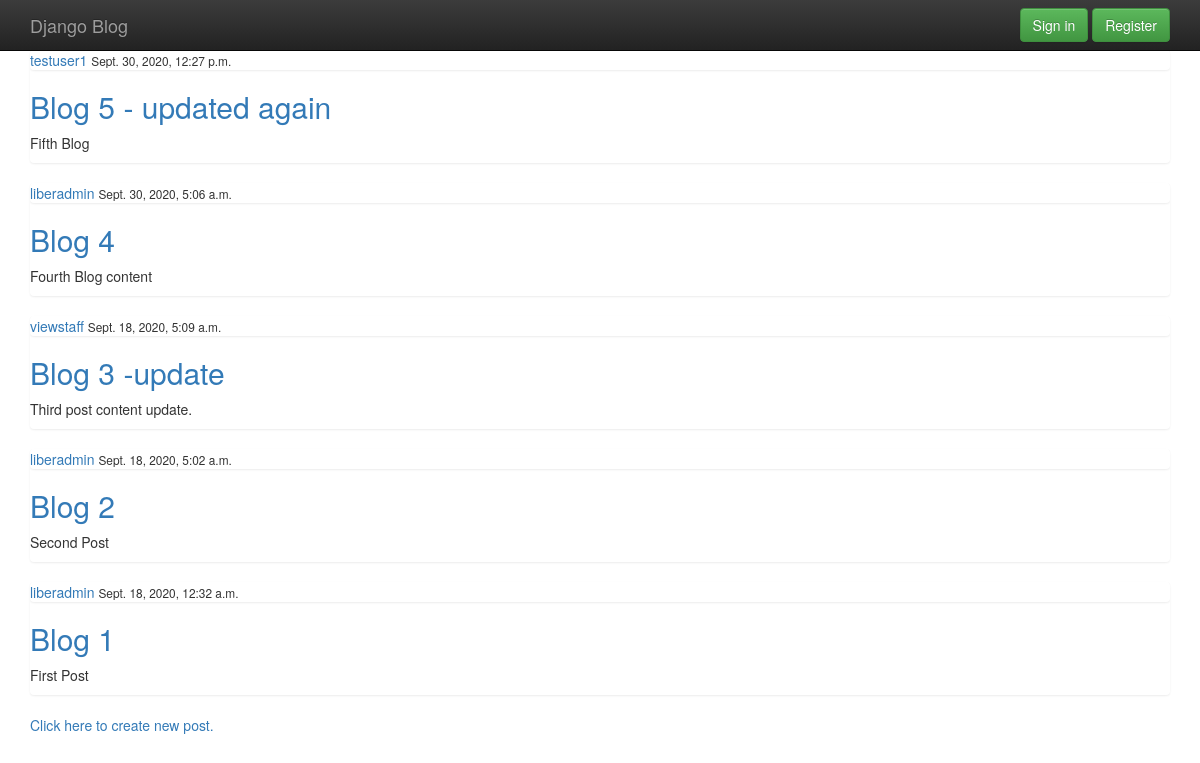
The app's page /business, older data.
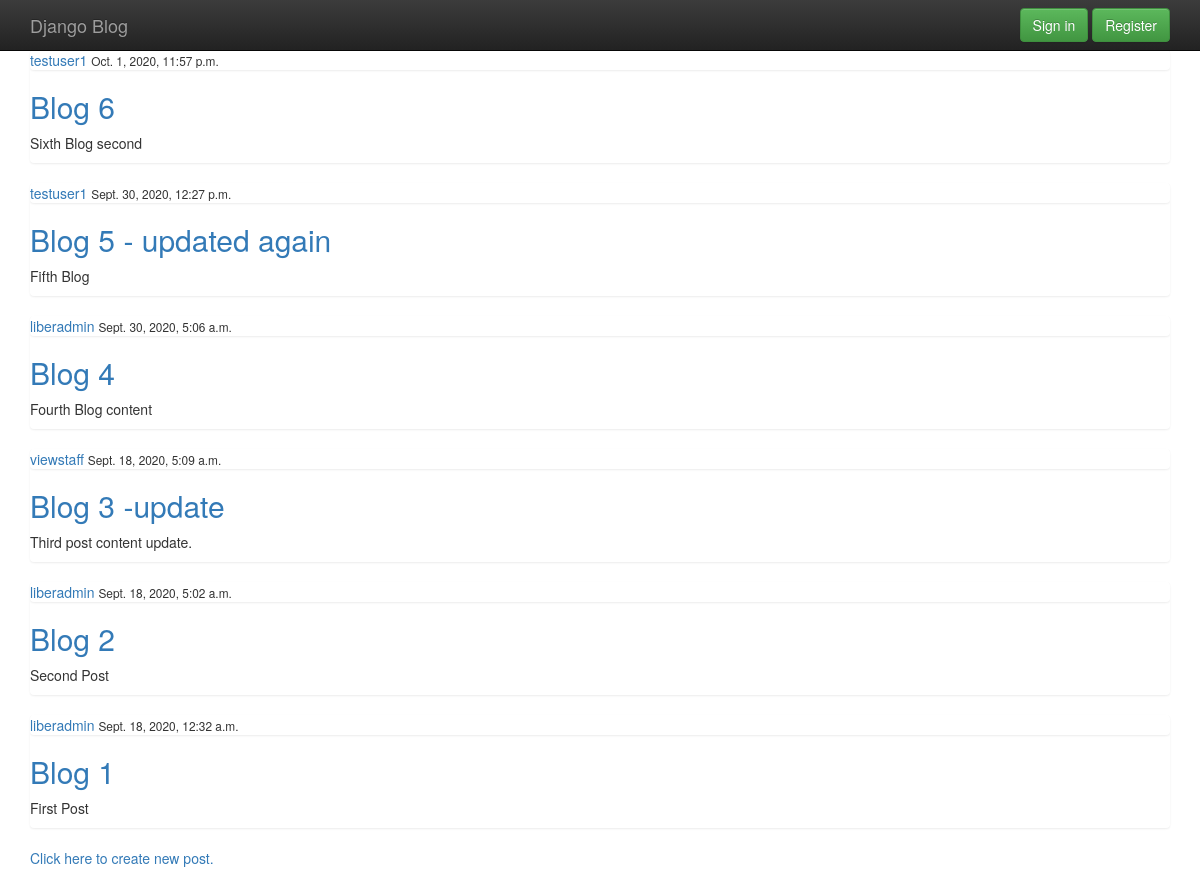
The same page, newer data.
### blog/models.py (models this page shows, shortened)
class Post(models.Model):
    title = models.CharField(max_length=100)
    content = models.TextField()
    date_posted = models.DateTimeField(default=timezone.now)
    author = models.ForeignKey(User, on_delete=models.CASCADE)

### blog/views.py (the view)
# urls.py: path('business', PostListView.as_view(), name='business'),
class PostListView(ListView):
    model = Post
    template_name = 'blog/business.html'
    context_object_name = 'posts'
    ordering = ['-date_posted']

### blog/templates/blog/business.html (shortened to what this page needs)
{% extends 'blog/base.html' %}
{% block content %}
<section class="container">
{% for post in posts %}
    <div class="list-group">
        <article>
            <div class="media-body">
                <div class="list-group">
                    <a href="#">{{ post.author }}</a>
                    <small>{{ post.date_posted }}</small>
                </div>
                <h2><a href="{% url 'post-detail' post.id %}">{{ post.title }}</a></h2>
                <p>{{ post.content }}</p>
            </div>
        </article>
    </div>
{% endfor %}
</section>
<section class="container">
    <div>
        <section>
            <a href="{% url 'post-create' %}">Click here to create new post.</a>
        </section>
    </div>
</section>
{% endblock content %}

### blog/templates/blog/base.html (shortened to what this page needs)
<!doctype html>
<html class="no-js" lang="">
    <head>
        <link rel="stylesheet" href="/static/blog/css/bootstrap.min.css">
        <link rel="stylesheet" href="/static/blog/css/bootstrap-theme.min.css">
        <link rel="stylesheet" href="/static/blog/css/main.css">
    </head>
    <body>
    <nav class="navbar navbar-inverse navbar-fixed-top" role="navigation">
      <div class="container">
        <div class="navbar-header">
          <a class="navbar-brand" href="/">Django Blog</a>
        </div>
        <div id="navbar" class="navbar-collapse collapse">
        {% if user.is_authenticated %}
            <form class="navbar-form navbar-right" role="form">
              <a class="btn btn-success" href="{% url 'profile' %}" role="button">Profile</a>
              <a class="btn btn-success" href="{% url 'logout'%}" role="button">Sign out</a>
            </form>
        {% else %}
            <form class="navbar-form navbar-right" role="form">
              <a class="btn btn-success" href="{% url 'login' %}" role="button">Sign in</a>
              <a class="btn btn-success" href="{% url 'register' %}" role="button">Register</a>
            </form>
        {% endif%}
        </div>
      </div>
    </nav>
    {% block content %}
    {% endblock %}
    </body>
</html>

### users/static/blog/css/main.css (style rules this page uses)
h2,h3,h4,h5,h6 { color: #b30000; }

### blog/templates/blog/base.html (style rules this page uses)
body { padding-top: 50px; padding-bottom: 20px; }

Row changes from the older to the newer data that the page shows:
added Post: author "testuser1", date_posted "Oct. 1, 2020, 11:57 p.m.", title "Blog 6", content "Sixth Blog second"
